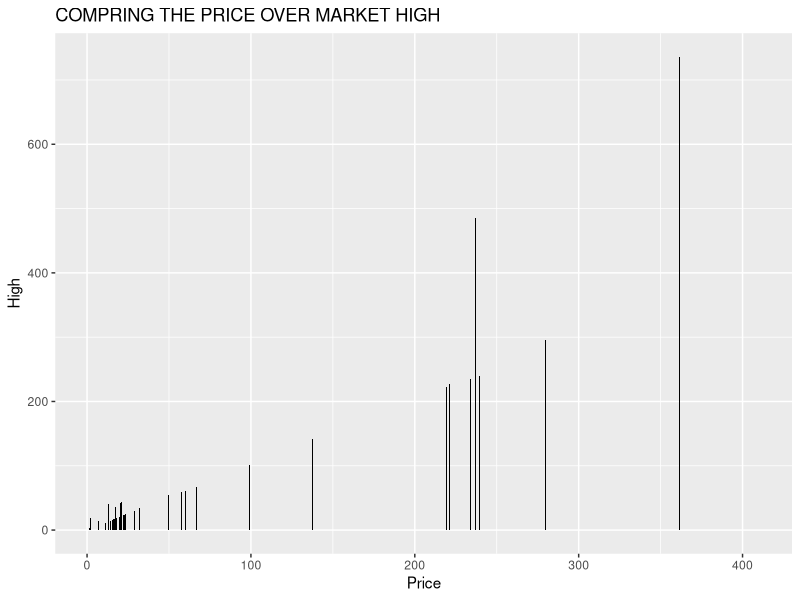
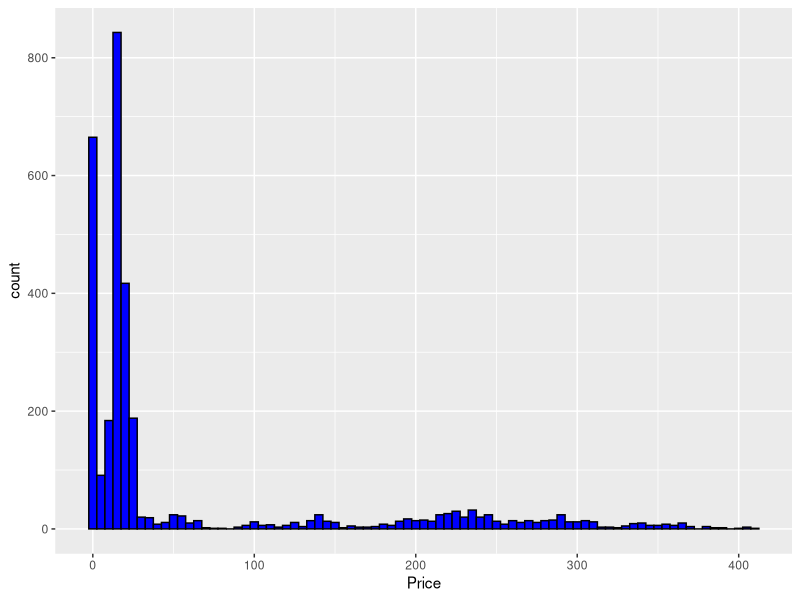
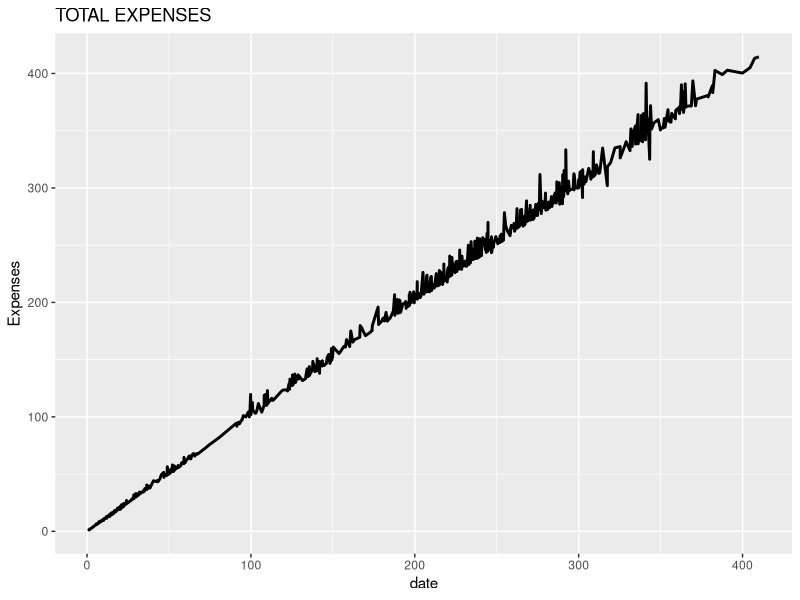
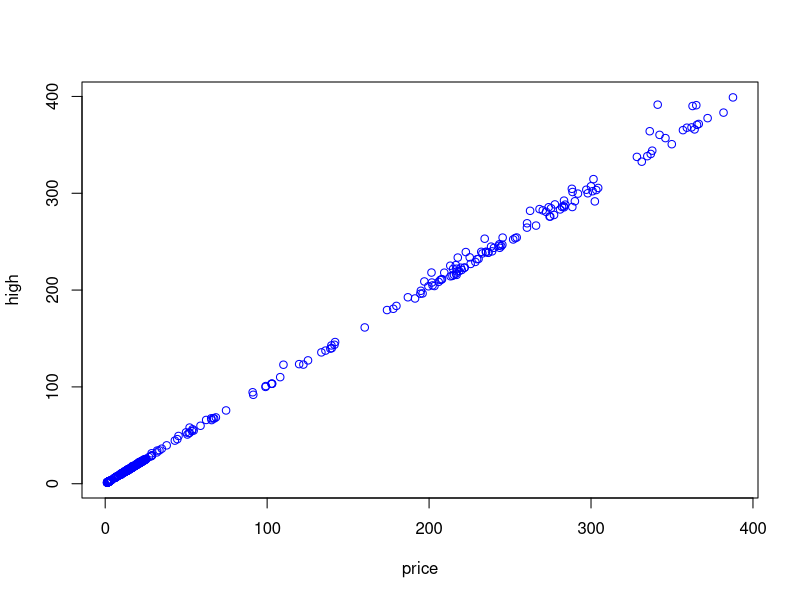

Recreate these plots in R, in order. (Note: this script raises an error after producing the figures.)
# loading the dataset in the environment:
dataset <- read.csv("Tesla_stock_Price.csv")
View(dataset)
# Data pre processing and removing the unwanted items
dataset$Chg. <- gsub("[-]", "", dataset$Chg.)
View(dataset)
dataset$Chg.<- gsub("%", "", dataset$Chg.)
View(dataset)
dataset$Date <- gsub("[-]", "/", dataset$Date)
View(dataset)
dataset$Volume <- gsub("M", "", dataset$Volume)
View(dataset)
# Data Visualization using ggplots to know better about insights
library(ggplot2)
library(dplyr)
#comparing the price over the market is high
ggplot(data = dataset, aes(x = Price, y = High))+
  geom_bar(stat = "identity", fill = 'black')+
  labs(x = "Price", y = "High", title = "COMPRING THE PRICE OVER MARKET HIGH")
# comparing with barGraph
ggplot(dataset, aes(x = Price))+
  geom_histogram(binwidth = 5, color= "black", fill = "blue")
#comparing with lineplot
ggplot(data = dataset, aes(x = Price, y = High))+
  geom_line(color = "black", size = 1)+
  labs(x = "date", y = "Expenses", title = "TOTAL EXPENSES")
# creating the MachineLearning MOdel regrading linear regression
dataset2 <- dataset
View(dataset2)
dataset <- dataset2[,!names(dataset2) %in% c("Date", "Open", "Low", "Volume", "Chg.")]
View(dataset)
str(dataset)
price_mar=dataset[,2]
high_mar=dataset[,1]
library(caTools)
# generating random numbers
set.seed(100)


#data splitting
split=sample.split(dataset$High,SplitRatio=0.8)
training_set=subset(dataset,split==TRUE)
View(training_set)
testing_set=subset(dataset,split==FALSE)
View(testing_set)
# applying regression
regressor=lm(formula = price_mar~high_mar,
             data=dataset)

#prediction
y_pred=predict(regressor,newdata=testing_set)

View(y_pred)

library(ggplot2)

#
plot(testing_set$Price,testing_set$High,
     type="p",col="blue" ,xlab="price",
     ylab="high")
lines(testing_set$Price,y_pred,type="o",
      col="red")
ggplot(testing_set, aes(x = h))+
  geom_point(aes(y = High, color = 'Actual'))+
  geom_line(aes(y = y_pred, color =  "Predicted"))
